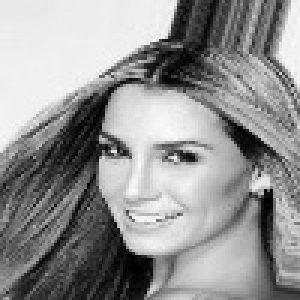
#> input picture test.jpg, 100 x 100 px, given in place of the camera (shown 3 times larger)
$ python addUser.py
#> lines starting #> are read from the running program, lines starting #| are printed output that depends on the picture
import cv2
import os

cam = cv2.VideoCapture(0)

faceCascade = cv2.CascadeClassifier('Cascades/haarcascade_frontalface_default.xml')

# For each person, enter user's name
uname = input('\nenter user name and press <return> ==>  ')  # user name, string
print("\n [INFO] Initializing face capture. Look the camera and wait ...")

# TODO: make false safe by using lowercase for any name input

# Initialize individual sampling face count
count = 0
while(True):
    ret, img = cam.read()
#> img is the input picture: shape (100, 100, 3); min 0, max 254, mean 146.9
    gray = cv2.cvtColor(img, cv2.COLOR_BGR2GRAY) 						# only for grayscale image

    faces = faceCascade.detectMultiScale(gray, 1.3, 5)
#> faces = [[24, 32, 53, 53]]

    for (x,y,w,h) in faces:
        cv2.rectangle(img, (x,y), (x+w,y+h), (255,0,0), 2)
        count += 1

        # Save the captured image into the datasets folder
        # also create new user folder if one already doesn't exist
        path = "dataset/"+uname+"/"
        if not os.path.exists(path):
            os.makedirs(path)
        cv2.imwrite(path + uname + '.' + str(count) + ".jpg", cv2.resize(gray[y:y+h, x:x+w], (30, 30)))
        cv2.imshow('image', img)    # showing video output
#> this loop made 1 pass
#> (x, y, w, h, count, path) on pass 1: (24, 32, 53, 53, 1, 'dataset//')
#> pass 1, `cv2.imwrite(path + uname + '.' + str(count) + ".jpg", cv2.resize(gray[..`:
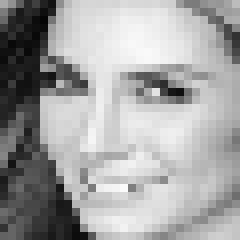
#> saved as .1.jpg: shape (30, 30) (shown 8 times larger); min 5, max 251, mean 162.7
#> pass 1, `cv2.imshow('image', img)`:
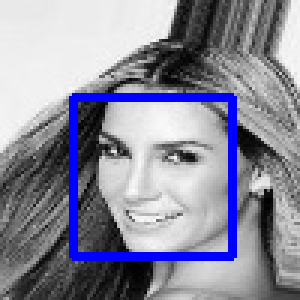
#> window 'image': shape (100, 100, 3) (shown 3 times larger); mean B, G, R 155.5, 139.4, 139.4
#> after the loop, count = 1

    k = cv2.waitKey(100) & 0xff
#> (key Esc is pressed here)
    if k == 27:
        break
    elif count >= 100: # Take 100 face sample and stop video
         break

print("\n [INFO] Exiting Program and cleanup stuff")
cam.release()
cv2.destroyAllWindows()
